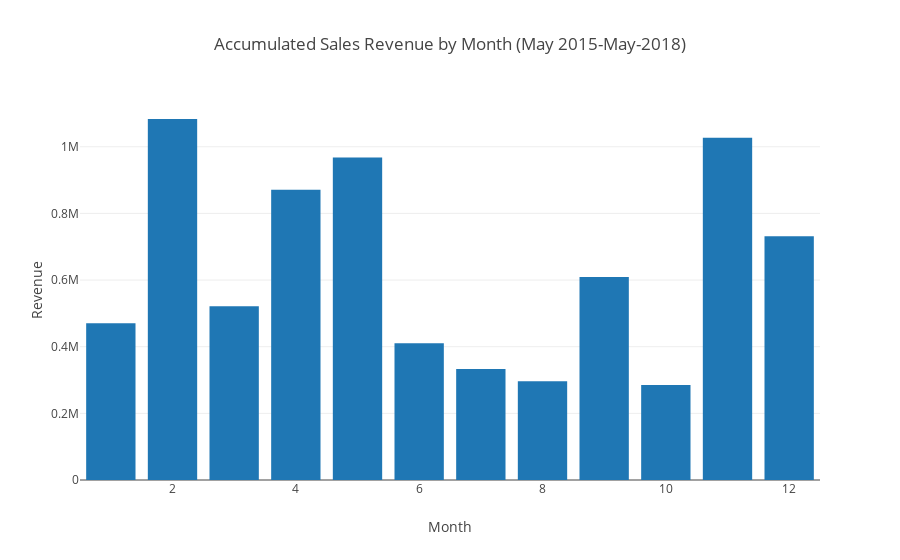

The code cell stored with this chart in its notebook:
### Markdown cell above
There are 2 obvious outliers happened in Feb 2016 and Nov 2017. These two peaks seems no seasonabe pattern. An investigation is necessary to understand the reason behind, whether it's because of a aggresive price promotion or some special day.

The overall trend is growing. 

Some notable point: in Jul 2016, the revenue is 0 which is possibly a input mistake.

### Code cell
monthly_revenue = data.groupby('month')['revenue'].agg('sum').reset_index()

traces=[]

traces.append(go.Bar(x=monthly_revenue.month, y=monthly_revenue.revenue))

layout = dict(
    title='Accumulated Sales Revenue by Month (May 2015-May-2018)',
    yaxis=dict(title='Revenue'), showlegend=False, xaxis=dict(title='Month'))

fig = dict(data=traces, layout=layout)
iplot(fig)

### Figure 1 — Plotly figure (JSON) as saved in the notebook; plotly's stock layout.template omitted (floating-point values rounded to 4 significant figures)
{"data": [{"type": "bar", "x": [1, 2, 3, 4, 5, 6, 7, 8, 9, 10, 11, 12], "y": [470600.0, 1083000.0, 521500.0, 870700.0, 968067, 410500.0, 333300.0, 296100.0, 609400.0, 285200.0, 1027000.0, 731400.0]}], "layout": {"showlegend": false, "title": "Accumulated Sales Revenue by Month (May 2015-May-2018)", "xaxis": {"title": "Month"}, "yaxis": {"title": "Revenue"}}}
